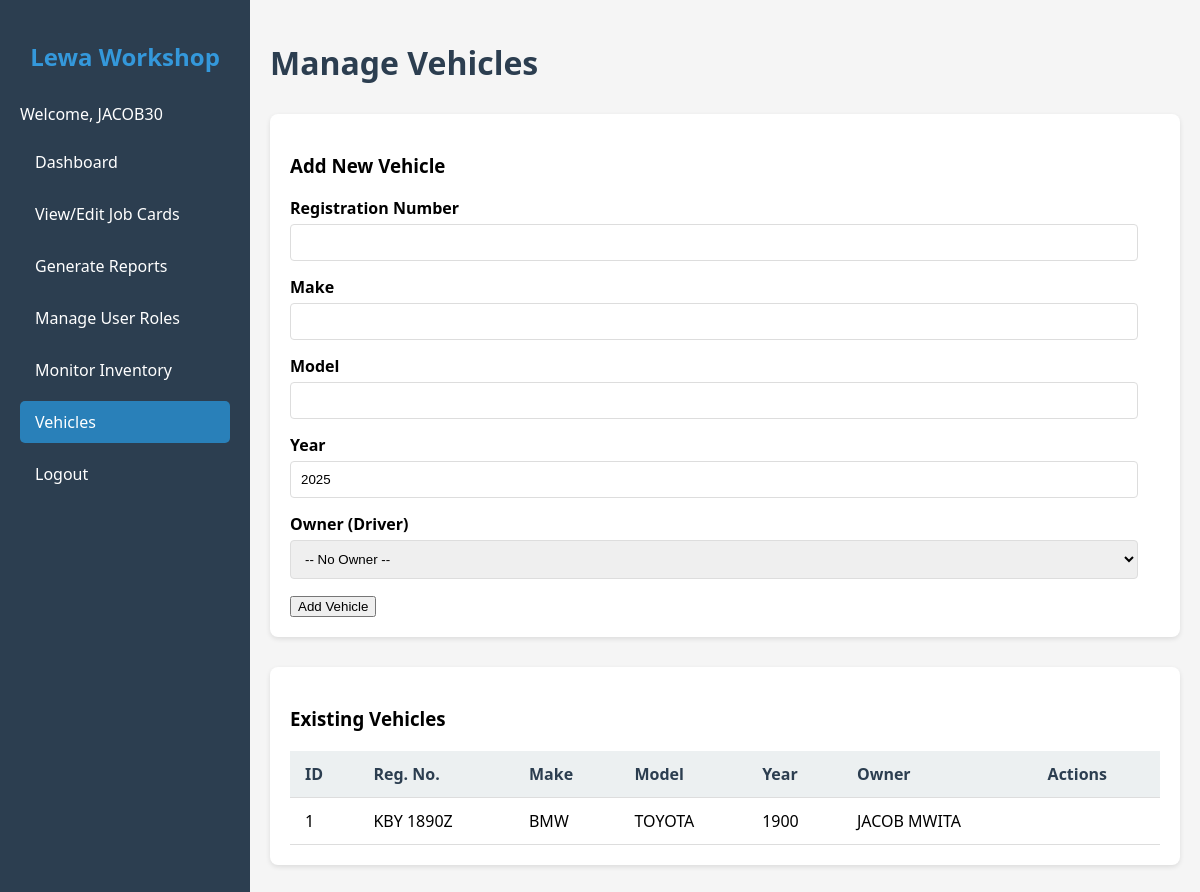
/dashboards/vehicle_details.php (signed in), run on the app's committed database.
### tables this page shows
CREATE TABLE `vehicles` (
  `vehicle_id` int(11) NOT NULL,
  `driver_id` int(11) DEFAULT NULL,
  `make` varchar(100) NOT NULL,
  `model` varchar(100) NOT NULL,
  `registration_number` varchar(50) NOT NULL,
  `year` int(11) DEFAULT NULL,
  `color` varchar(50) DEFAULT NULL,
  `v_notes` text DEFAULT NULL,
  `v_milage` int(11) DEFAULT 0,
  `engine_number` varchar(100) DEFAULT NULL,
  `chassis_number` varchar(100) DEFAULT NULL,
  `fuel_type` varchar(50) DEFAULT NULL,
  `created_at` timestamp NOT NULL DEFAULT current_timestamp(),
  `updated_at` timestamp NOT NULL DEFAULT current_timestamp() ON UPDATE current_timestamp()
);

CREATE TABLE `users` (
  `user_id` int(11) NOT NULL,
  `username` varchar(255) NOT NULL,
  `password` varchar(255) NOT NULL,
  `full_name` varchar(255) NOT NULL,
  `email` varchar(255) NOT NULL,
  `user_type` varchar(50) NOT NULL,
  `phone_number` varchar(20) DEFAULT NULL,
  `id_number` varchar(50) NOT NULL,
  `department` varchar(100) DEFAULT NULL,
  `can_view_all_job_cards` tinyint(1) DEFAULT 0,
  `can_create_job_cards` tinyint(1) DEFAULT 0,
  `can_edit_job_cards` tinyint(1) DEFAULT 0,
  `can_request_services` tinyint(1) DEFAULT 0,
  `can_update_job_status` tinyint(1) DEFAULT 0,
  `can_request_parts` tinyint(1) DEFAULT 0,
  `can_manage_inventory` tinyint(1) DEFAULT 0,
  `can_generate_invoices` tinyint(1) DEFAULT 0,
  `can_view_reports` tinyint(1) DEFAULT 0,
  `can_manage_users` tinyint(1) DEFAULT 0,
  `is_active` tinyint(1) DEFAULT 1,
  `dashboard_access` varchar(100) DEFAULT NULL,
  `reset_token` varchar(255) DEFAULT NULL,
  `reset_token_expiry` datetime DEFAULT NULL,
  `created_at` timestamp NOT NULL DEFAULT current_timestamp(),
  `updated_at` timestamp NOT NULL DEFAULT current_timestamp() ON UPDATE current_timestamp()
);

### dashboards/vehicle_details.php (the view, shortened to what this page needs)
<?php
include __DIR__ . '/../db_connect.php';
$vehicles = [];
$sql = "SELECT v.*, u.full_name AS owner_name
        FROM vehicles v
        LEFT JOIN users u ON v.driver_id = u.user_id
        ORDER BY v.registration_number ASC";
$result = $conn->query($sql);
if ($result) {
    while ($row = $result->fetch_assoc()) {
        $vehicles[] = $row;
    }
} else {
    $message = "Error fetching vehicles: " . $conn->error;
    $message_type = 'error';
}
?>
<!DOCTYPE html>
<html lang="en">
<head>
</head>
<body>
    <div class="dashboard-container">
        <div class="sidebar">
            <h2>Lewa Workshop</h2>
            <p>Welcome, <?php echo htmlspecialchars($_SESSION['username'] ?? 'Admin'); ?></p>
            <nav>
                <ul>
                    <li><a href="<?php echo BASE_URL; ?>/dashboards/admin_dashboard.php"><i class="fas fa-tachometer-alt"></i> Dashboard</a></li>
                    <li><a href="<?php echo BASE_URL; ?>/dashboards/job_cards.php"><i class="fas fa-clipboard-list"></i> View/Edit Job Cards</a></li>
                    <li><a href="<?php echo BASE_URL; ?>/dashboards/reports.php"><i class="fas fa-chart-line"></i> Generate Reports</a></li>
                    <li><a href="<?php echo BASE_URL; ?>/dashboards/users.php"><i class="fas fa-users-cog"></i> Manage User Roles</a></li>
                    <li><a href="<?php echo BASE_URL; ?>/dashboards/inventory.php"><i class="fas fa-warehouse"></i> Monitor Inventory</a></li>
                    <li><a href="<?php echo BASE_URL; ?>/dashboards/vehicles.php" class="active"><i class="fas fa-car-alt"></i> Vehicles</a></li>
                    <li><a href="<?php echo BASE_URL; ?>/logout.php"><i class="fas fa-sign-out-alt"></i> Logout</a></li>
                </ul>
            </nav>
        </div>
        <div class="main-content">
            <h1>Manage Vehicles</h1>
            <div class="action-card">
                <h3>Add New Vehicle</h3>
                <form id="addVehicleForm" method="POST">
                    <div class="form-group">
                        <label for="registration_number">Registration Number</label>
                        <input type="text" id="registration_number" name="registration_number" required>
                    </div>
                    <div class="form-group">
                        <label for="make">Make</label>
                        <input type="text" id="make" name="make" required>
                    </div>
                    <div class="form-group">
                        <label for="model">Model</label>
                        <input type="text" id="model" name="model" required>
                    </div>
                    <div class="form-group">
                        <label for="year">Year</label>
                        <input type="number" id="year" name="year" min="1900" max="<?php echo date('Y') + 1; ?>" value="<?php echo date('Y'); ?>" required>
                    </div>
                    <div class="form-group">
                        <label for="owner_id">Owner (Driver)</label>
                        <select id="owner_id" name="owner_id">
                            <option value="">-- No Owner --</option>
                        </select>
                    </div>
                    <button type="submit"><i class="fas fa-car"></i> Add Vehicle</button>
                </form>
            </div>
            <div class="action-card">
                <h3>Existing Vehicles</h3>
                <table>
                    <thead>
                        <tr>
                            <th>ID</th>
                            <th>Reg. No.</th>
                            <th>Make</th>
                            <th>Model</th>
                            <th>Year</th>
                            <th>Owner</th>
                            <th>Actions</th>
                        </tr>
                    </thead>
                    <tbody>
                        <?php if (!empty($vehicles)): ?>
                            <?php foreach ($vehicles as $vehicle): ?>
                                <tr>
                                    <td><?php echo htmlspecialchars($vehicle['vehicle_id']); ?></td>
                                    <td><?php echo htmlspecialchars($vehicle['registration_number']); ?></td>
                                    <td><?php echo htmlspecialchars($vehicle['make']); ?></td>
                                    <td><?php echo htmlspecialchars($vehicle['model']); ?></td>
                                    <td><?php echo htmlspecialchars($vehicle['year']); ?></td>
                                    <td><?php echo htmlspecialchars($vehicle['owner_name'] ?? 'N/A'); ?></td>
                                    <td class="action-buttons">
                                    </td>
                                </tr>
                            <?php endforeach; ?>
                        <?php else: ?>
                            <tr>
                                <td colspan="7">No vehicles found.</td>
                            </tr>
                        <?php endif; ?>
                    </tbody>
                </table>
            </div>
        </div>
    </div>
</body>
</html>

### dashboards/vehicle_details.php (style rules this page uses)
:root { --primary: #3498db; --secondary: #2980b9; --success: #2ecc71; --danger: #e74c3c; --warning: #f39c12; --light: #ecf0f1; --dark: #2c3e50; }
body { font-family: 'Segoe UI', Tahoma, Geneva, Verdana, sans-serif; margin: 0; padding: 0; background-color: #f5f5f5; }
.dashboard-container { display: grid; grid-template-columns: 250px 1fr; min-height: 100vh; }
.sidebar { background-color: var(--dark); color: white; padding: 20px; }
.sidebar h2 { text-align: center; color: var(--primary); margin-bottom: 30px; }
.sidebar nav ul { list-style: none; padding: 0; margin: 0; }
.sidebar nav ul li { margin-bottom: 10px; }
.sidebar nav ul li a { color: white; text-decoration: none; display: block; padding: 10px 15px; border-radius: 5px; transition: background-color 0.3s ease; }
.sidebar nav ul li a:hover, .sidebar nav ul li a.active { background-color: var(--secondary); }
.main-content { padding: 20px; }
h1 { color: var(--dark); margin-bottom: 30px; }
.action-card { background: white; padding: 20px; border-radius: 8px; box-shadow: 0 2px 5px rgba(0, 0, 0, 0.1); margin-bottom: 30px; }
table { width: 100%; border-collapse: collapse; margin-top: 20px; }
th, td { padding: 12px 15px; text-align: left; border-bottom: 1px solid #ddd; }
th { background-color: var(--light); color: var(--dark); font-weight: 600; }
.form-group { margin-bottom: 15px; }
.form-group label { display: block; margin-bottom: 5px; font-weight: bold; }
.form-group input, .form-group select { width: calc(100% - 22px); padding: 10px; border: 1px solid #ddd; border-radius: 4px; box-sizing: border-box; }

### data on the page
vehicles: vehicle_id "1", registration_number "KBY 1890Z", make "BMW", model "TOYOTA", year "1900", driver.full_name "JACOB MWITA"

### other printed values
$_SESSION['username'] "JACOB30"
